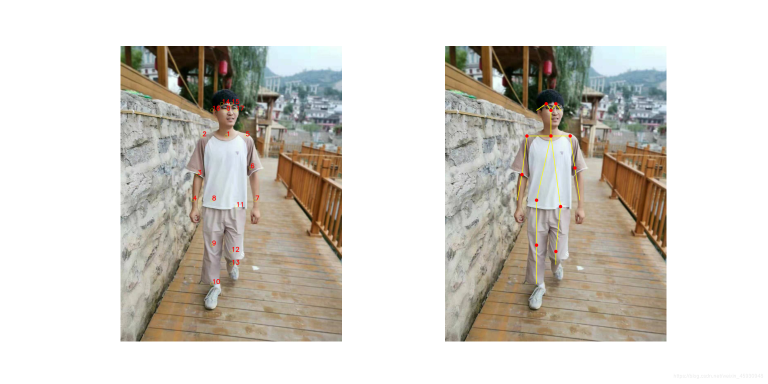
#> input picture -e-+/images/1_0.jpg, 1536 x 767 px (shown at 1/2 size)
$ python -i identify.py   (imports and definitions only)
#> lines starting #> are read from the running program, lines starting #| are printed output that depends on the picture
#> further down, picture is the input picture: shape (767, 1536, 3); mean B, G, R 200.6, 207.6, 211.4
# import the necessary packages
from __future__ import print_function  # 确保代码同时在Python2.7和Python3上兼容

import copy

from imutils.object_detection import non_max_suppression
from imutils import paths
import numpy as np
import argparse
import imutils  # 安装库pip install imutils ；pip install --upgrade imutils更新版本大于v0.3.1
import cv2
from PIL import Image


class capture:

    def __init__(self):
        # construct the argument parse and parse the arguments
        self.ap = argparse.ArgumentParser()
        self.ap.add_argument("-i", "--images", required=True, help="path to images directory")
        # args = vars(ap.parse_args())

        # 初始化我们的行人检测器
        self.hog = cv2.HOGDescriptor()  # 初始化方向梯度直方图描述子
        self.hog.setSVMDetector(cv2.HOGDescriptor_getDefaultPeopleDetector())  # 设置支持向量机(Support Vector Machine)使得它成为一个预先训练好了的行人检测器
        # OpenCV行人检测器已载入


    def get_people_location(self, image):
        # 对图片大小进行改变
        image = imutils.resize(image, width=min(500, image.shape[1]))
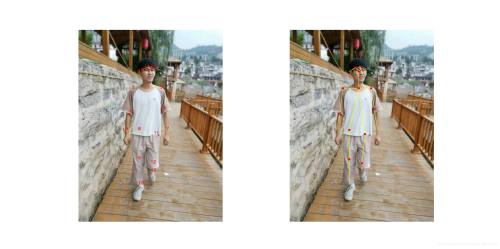
#> image: shape (249, 500, 3); mean of channels 0, 1, 2 200.6, 207.6, 211.4; drawn as B, G, R

        image_path_list = []
        original_image = []
        b_have_people = False

        # 重新加载网络
        (rects, weights) = self.hog.detectMultiScale(image, winStride=(4, 4), padding=(8, 8), scale=1.05)
#> rects = [[99, 40, 94, 187], [308, 38, 97, 193]]; weights = [1.97, 1.52]

        # 应用非极大抑制方法，通过设置一个阈值来抑制那些重叠的边框
        rects = np.array([[x, y, x + w, y + h] for (x, y, w, h) in rects])
#> rects = [[99, 40, 193, 227], [308, 38, 405, 231]]
        pick = non_max_suppression(rects, probs=None, overlapThresh=0.65)
#> pick = [[308, 38, 405, 231], [99, 40, 193, 227]]
        # print(pick)
        for (xA, yA, xB, yB) in pick:
            image_ = copy.copy(image)
            cv2.rectangle(image_, (xA, yA), (xB, yB), (0, 255, 0), 2)
            temp_save_path = "temp/temp_originally_frame.jpg"
            # 将图片写入到temp中
            cv2.imwrite(temp_save_path, image_)
            original_image = image_
#> this loop made 2 passes
#> pass 1, in get_people_location, `cv2.imwrite(temp_save_path, image_)`:
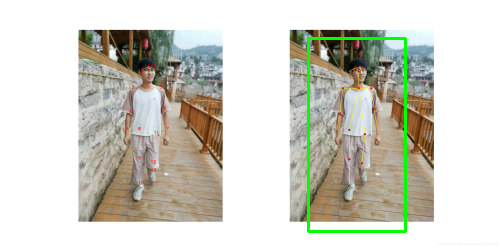
#> saved as temp_originally_frame.jpg: shape (249, 500, 3); mean B, G, R 198.5, 208.8, 209
#> pass 2, in get_people_location, `cv2.imwrite(temp_save_path, image_)`:
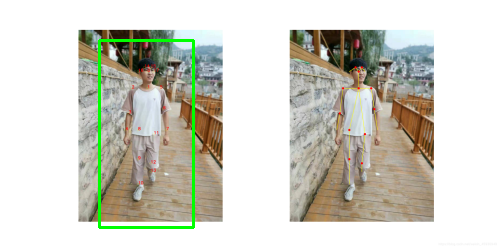
#> saved as temp_originally_frame.jpg: shape (249, 500, 3); mean B, G, R 198.6, 208.8, 209.1

        i = 0
        for (xA, yA, xB, yB) in pick:
            temp_save_path = "temp/temp" + str(i) + ".jpg"
            # 将图片写入到temp中
            cv2.imwrite(temp_save_path, image)
            # 获得要剪的区域
            box = (xA, yA, xB, yB)
#> box = (308, 38, 405, 231)
            # 使用image模块打开图片并剪取
            cropImg = Image.open(temp_save_path).crop(box)
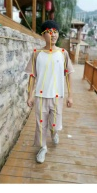
#> cropImg: PIL image 97x193 RGB; mean R, G, B 163, 154.1, 138.2
            cropImg.save(temp_save_path)  # 重新保存
            image_path_list.append(temp_save_path)  # 将这个保存的图片路径添加
            b_have_people = True
            i += 1

        # 如果图片中没有人的话
#> (the run stopped early here; a loop or call above may not have finished)
